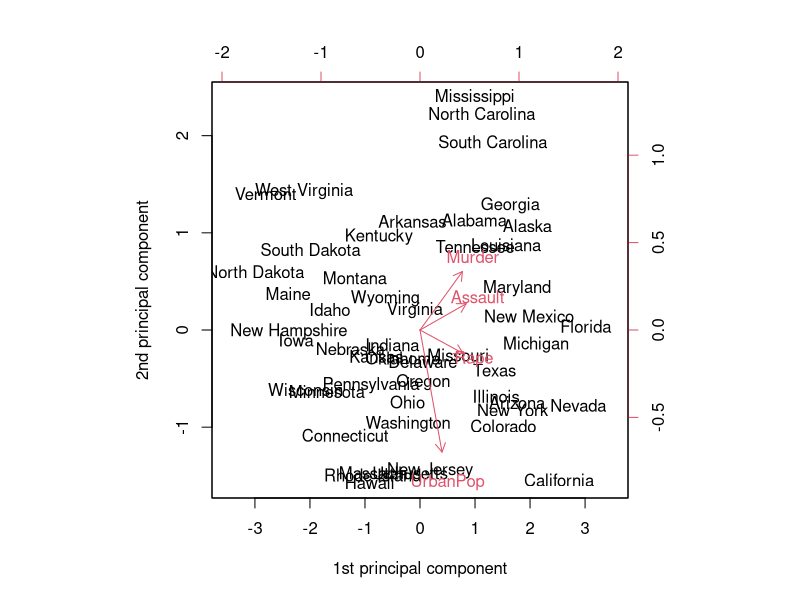
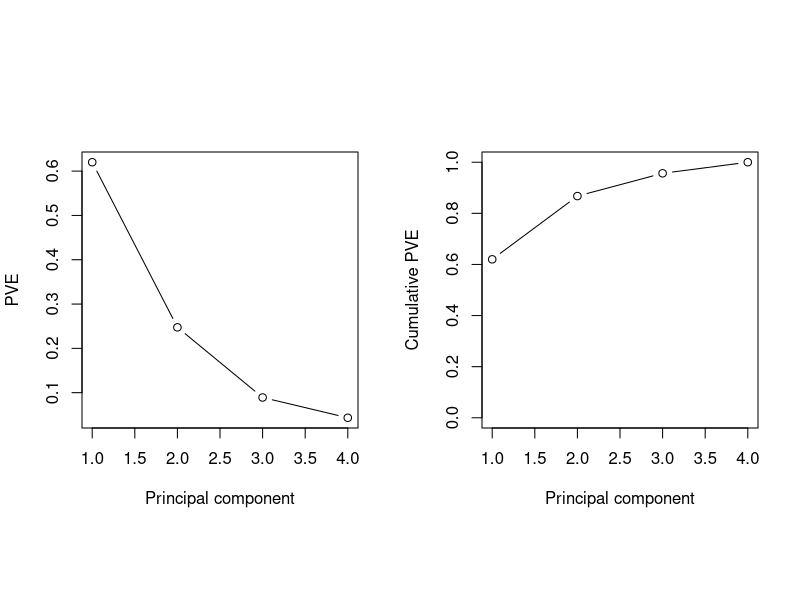
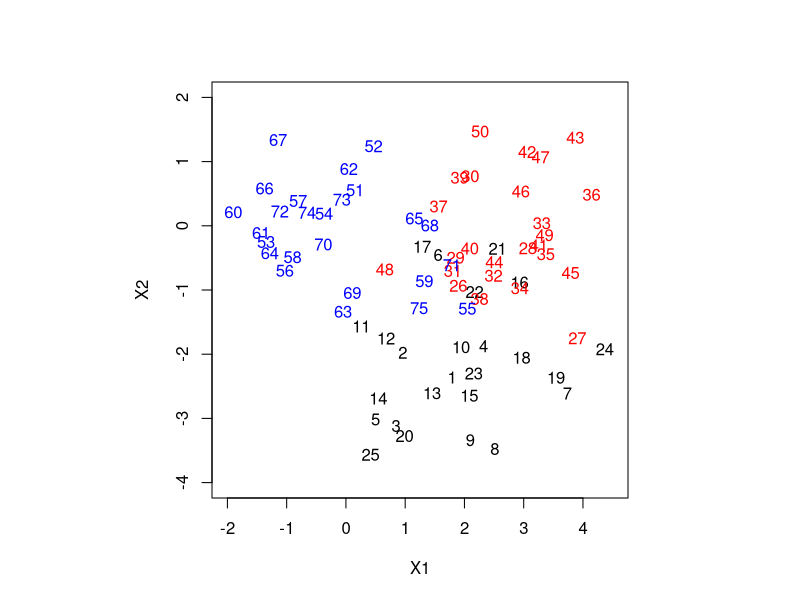
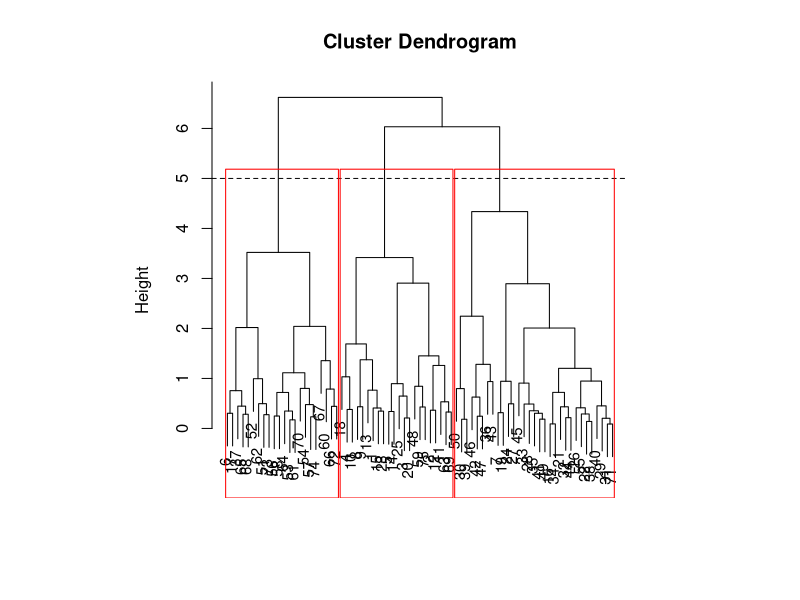
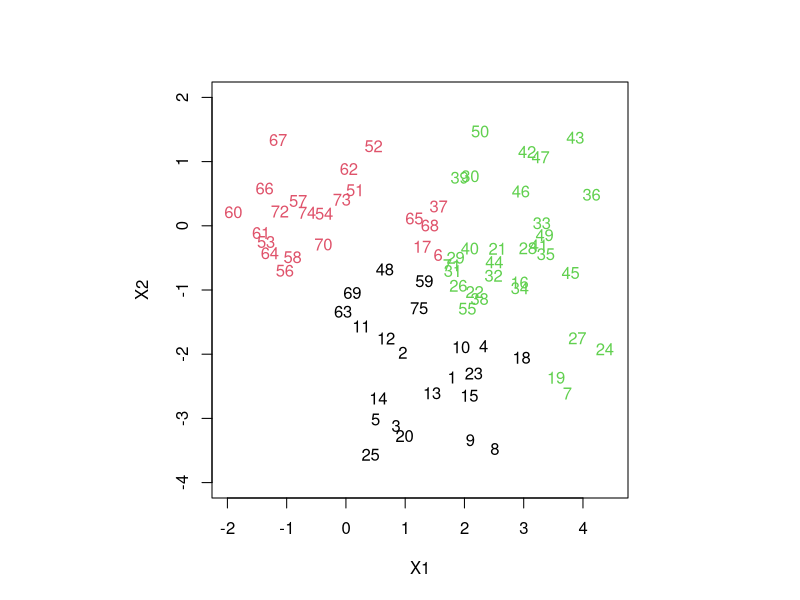
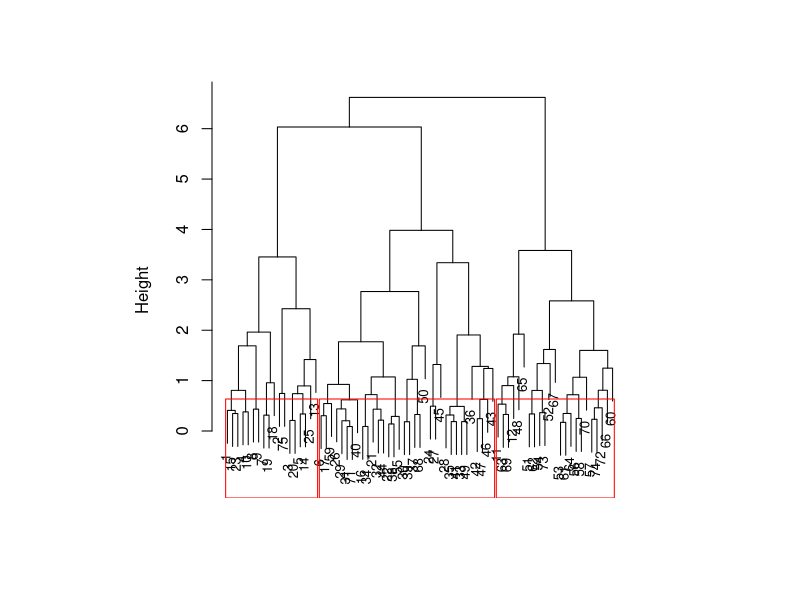
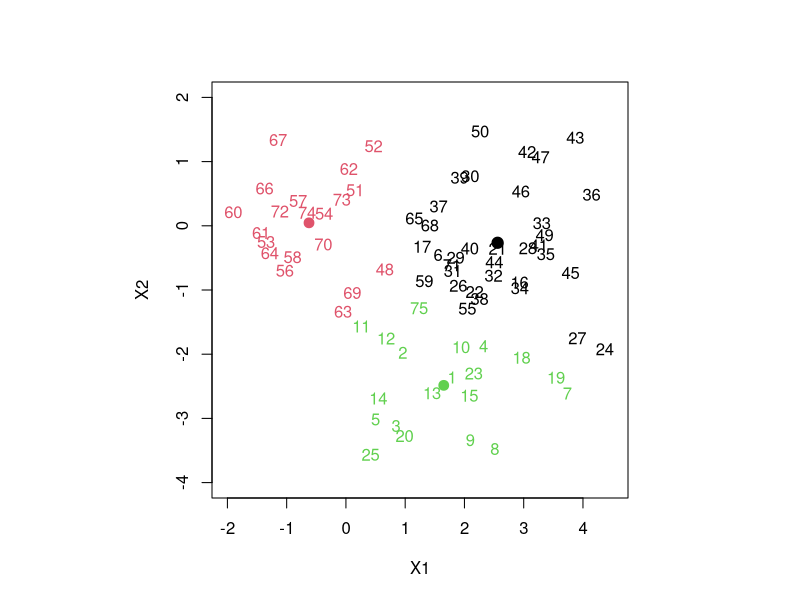
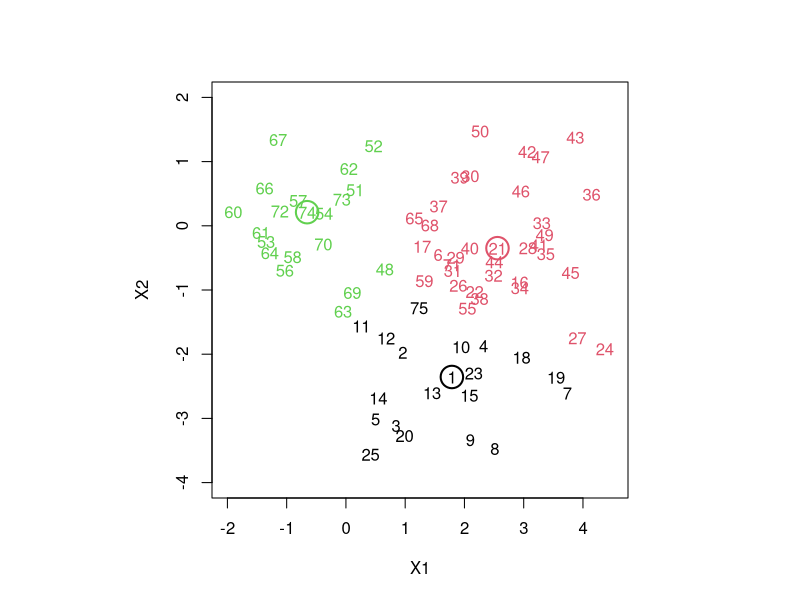

Write R code to recreate these figures, in order.
## ---- chunk 1
knitr::opts_chunk$set(echo = TRUE)
## ---- chunk 2
# Effettuazione dell'analisi
obj <- princomp(USArrests, cor=TRUE)  # cor=TRUE per usare le v. standardizzate

# dev standard di ciascuna componente
obj$sdev        

# pesi per ciascuna variabile in ciascuna componente
obj$loadings    

# "punteggi" zi per ciascuna osservazione (in ciascuna componente)
# obj$scores      

# punteggi zi prima componente
# obj$scores[,1]  

## ---- chunk 3
obj <- princomp(USArrests, cor=TRUE)

# biplot (dato l'output di princomp)
biplot(obj, xlab="1st principal component", ylab="2nd principal component", 
       xlim=c(-3.5,3.5), col=c(1,2), scale=0)

## ---- chunk 4
par(mfrow=c(1,2), pty="s")

# proporzione di varianza spiegata (screeplot)
plot(obj$sdev^2/4, xlab="Principal component", ylab="PVE", type="b")

# proporzione cumulativa di varianza spiegata
plot(cumsum(obj$sdev^2)/4, xlab="Principal component", ylab="Cumulative PVE", ylim=c(0,1), type="b")

# NOTA: [...]/4 perché ho quattro componenti
par(mfrow=c(1,1))
## ---- chunk 5
set.seed(25)
x<-matrix(rnorm(75*2), ncol=2)
x[1:25,1]<-x[1:25,1]+2
x[1:25,2]<-x[1:25,2]-2
x[26:50,1]<-x[26:50,1]+3
plot(x[1:25,1], x[1:25,2], xlim=c(-2,4.5), ylim=c(-4,2), type="n", xlab="X1", ylab="X2")
text(x[1:25,1], x[1:25,2])
text(x[26:50,1], x[26:50,2],labels = seq(26,50,1),col="red")
text(x[51:75,1], x[51:75,2],labels = seq(51,75,1),col="blue")

## ---- chunk 6
# generazione di clustering
hc.complete<-hclust(
  dist(x),             # distanze tra le oss. 
  method="complete"    # criterio di linkage (complete | single | average | centroid)
  )

# plot del dendogramma
plot(hc.complete, xlab="", sub="", cex=.9)

# Disegno di una linea ad una certa altezza sul dendogramma (se ad esempio )
abline(5, 0, lty=2)

# rettangoli per evidenziare i cluster ad un certo lv h, oppure su k
rect.hclust(hc.complete, k=3, border="red")
## ---- chunk 7
# generazione di clustering
hc.complete<-hclust(dist(x), method="complete")

# taglio t.c. si abbiano 3 classi
cutree(hc.complete, k=3)

# taglio ad altezza 5
cutree(hc.complete, h=5)

# (in questo caso, sono lo stesso taglio)

## ---- chunk 8
# generazione di clustering
hc.complete<-hclust(dist(x), method="complete")

# plot (vuoto) dello spazio
plot(x[1:75,1], x[1:75,2], xlim=c(-2,4.5), ylim=c(-4,2), type="n", xlab="X1", ylab="X2")

# inserisco i label colorati
text(x[1:75,1], x[1:75,2], labels = seq(1,75,1), col=cutree(hc.complete, k=3))

## ---- chunk 9
h1 <- cluster::diana(x)
cluster::pltree(h1, cex=.8,xlab=" ",sub=" ", main=" ")
rect.hclust(h1, k=3, border="red")
cutree(h1, k=3)
## ---- chunk 10
# essendo il processo di selez. casuale, imposto un seed
set.seed(1234)

km3<-kmeans(
  x,              # matrice numerica dei dati
  centers=3,      # numero di centri k, oppure passo direttamente i centri
  nstart=20       # in caso passo k, quante volte ripeto l'esperimento (mi viene tornato il res migliore)
)

km3

# estrazione dei centri
km3$centers 

# estrazione della clusterizzazione
km3$cluster

## ---- chunk 11
# generazione del clustering
set.seed(1234)
km3<-kmeans(x, centers=3, nstart=20)

# plot (vuoto) dello spazio
plot(x[1:75,1], x[1:75,2], xlim=c(-2,4.5), ylim=c(-4,2), type="n", xlab="X1", ylab="X2")

# inserisco i label colorati
text(x[1:75,1], x[1:75,2], labels = seq(1,75,1), col=km3$cluster)

# inserisco i centri come punti
points(km3$centers[1,1], km3$centers[1,2], pch=19, col=1, cex=1.5)
points(km3$centers[2,1], km3$centers[2,2], pch=19, col=2, cex=1.3)
points(km3$centers[3,1], km3$centers[3,2], pch=19, col=3, cex=1.3)

## ---- chunk 12
# Clusterizzazione con K-menoids
me3 <- cluster::pam(x, k=3)
# (nota: x poteva anche essere una matrice delle distanze)
me3

# indici delle oss. corrispondenti ai medoidi
me3$id.med

# clusterizzazione
me3$clustering

# --------------------------------------------
# plot

# plot (vuoto) dello spazio
plot(x[1:75,1], x[1:75,2], xlim=c(-2,4.5), ylim=c(-4,2), type="n", xlab="X1", ylab="X2")

# inserisco i label colorati
text(x[1:75,1], x[1:75,2], labels = seq(1,75,1), col=me3$clustering)

# cerchio i punti medioidi
for(i in 1:3) {
  points(x[me3$id.med[i], 1], x[me3$id.med[i], 2], pch=21, cex=3, lwd=2, col=i)
}


## ---- chunk 13
swiss.x <- as.matrix(swiss[, -1]) # new data matrix without Fertility

h2 <- hclust(dist(swiss.x), method = "average")
initial <- tapply(swiss.x, list(rep(cutree(h2,3), ncol(swiss.x)), col(swiss.x)), mean)

dimnames(initial) <- list(NULL, dimnames(swiss.x)[[2]])
initial

h3<-kmeans(swiss.x,centers=initial)
h3
## ---- chunk 14
# effettuazione PCA
swiss.pca <- prcomp(swiss.x)

# calcolo val. oss. per le varie PC
swiss.px <- predict(swiss.pca)

# calcolo val. oss. anche per i centri
swiss.centers <- predict(swiss.pca, h3$centers)

# plot vuoto (sulle prime due PC)
plot(swiss.px[, 1:2], type = "n", 
     xlab = "1st principal component", ylab = "2nd principal component")

# inserisco le oss. come punti nel piano delle prime due PC
text(swiss.px[,1], swiss.px[,2], labels = (1:length(h3$cluster)), col=h3$cluster)

# inserisco anche i centri
points(swiss.centers[,1], swiss.centers[,2], pch=19, lwd=2, col=(1:3))

## ---- chunk 15
set.seed(1234)
h4<-kmeans(swiss.x,3,nstart=20)

pairs(swiss.x, col=h4$cluster)
# esempio interpretazione: in questo caso, il clustering è fortemente legato 
# alla percentuale di cattolici, che sembrano influire sul resto
# (si osservano due chiari gruppi, dove il cluster rosso è sempre quello con 
# un alto numero di cattolici)

